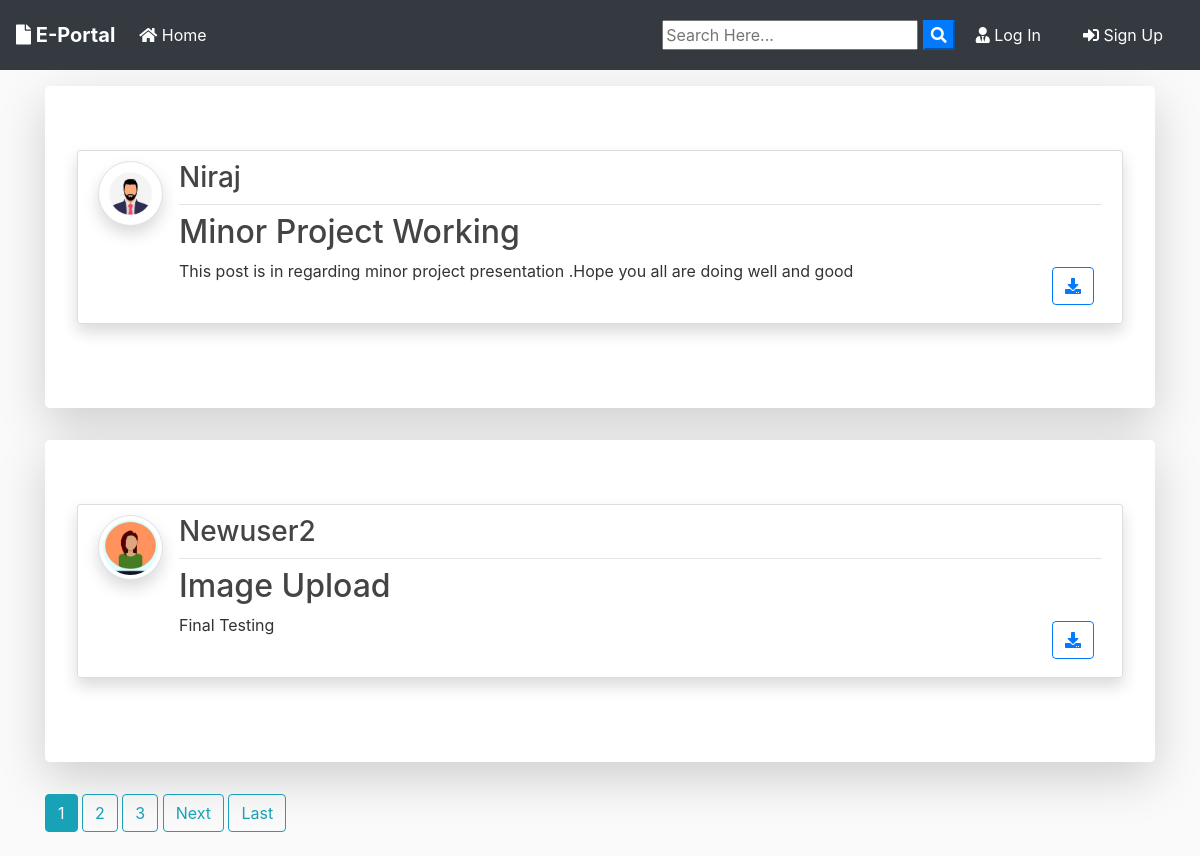
The page / on the database its author committed.
### blog/models.py (models this page shows, shortened)
class Post(models.Model):
	title = models.CharField(max_length=100)
	file = models.FileField(null=True,blank=True,upload_to='Files')
	content = models.TextField()
	date_posted = models.DateTimeField(default=timezone.now)
	author = models.ForeignKey(User, on_delete=models.CASCADE)

### users/models.py (models this page shows, shortened)
class Profile(models.Model):
    user = models.OneToOneField(User, on_delete=models.CASCADE)
    image = models.ImageField(default='default.jpg', upload_to='profile_pics')

### blog/views.py (the view)
# urls.py: path('', PostListView.as_view(), name='blog-home'),
class PostListView(ListView):
    model = Post
    template_name = 'blog/home.html'  # <app>/<model>_<viewtype>.html
    context_object_name = 'posts'
    ordering = ['-date_posted']
    paginate_by = 2

### blog/templates/blog/home.html (shortened to what this page needs)
{% extends "blog/base.html" %}
{% block content %}
    {% for post in posts %}
      <div class="jumbotron mt-3 bg-white shadow-lg">
      <article class="media content-section shadow">
        <a href="{{ post.author.profile.image.url }} " target="_blank"> <img src="{{ post.author.profile.image.url }}  " alt="" class="article-img rounded-circle img-thumbnail img-fluid shadow">
        </a>
        <div class="media-body">
          <div class="article-metadata d-flex justify-content-between">
            <a class="mr-2 " href="{% url 'user-posts' post.author.username  %}"><h3>{{ post.author }}</h3></a>
          </div>
          <h2><a class="article-title text-justify " href="{% url 'post-detail' post.id %}">{{ post.title }}</a></h2>
          <div class="d-flex justify-content-between">
            <p class="article-content text-justify text-truncate overflow-hidden">{{ post.content }}</p>
            {% if post.file %}
          <div class="form-group mt-0 pt-0  m-2">
            <a class="btn btn-outline-primary  btn-d "  href="{{ post.file.url }}"  download type="submit"><i class="fas fa-download"></i></a>
          </div>
          {% endif %}
          </div>
        </div>
      </article>
      </div>
    {% endfor %}
    {% if is_paginated %}
      {% for num in page_obj.paginator.page_range %}
        {% if page_obj.number == num %}
          <a class="btn btn-info mb-4" href="?page={{ num }}">{{ num }}</a>
        {% elif num > page_obj.number|add:'-3' and num < page_obj.number|add:'3' %}
          <a class="btn btn-outline-info mb-4" href="?page={{ num }}">{{ num }}</a>
        {% endif %}
      {% endfor %}
      {% if page_obj.has_next %}
        <a class="btn btn-outline-info mb-4" href="?page={{ page_obj.next_page_number }}">Next</a>
        <a class="btn btn-outline-info mb-4" href="?page={{ page_obj.paginator.num_pages }}">Last</a>
      {% endif %}
    {% endif %}
{% endblock content %}

### blog/static/blog/main.css (style rules this page uses)
body { background: #fafafa; color: #333333; margin-top: 0; }
h1, h2, h3, h4, h5, h6 { color: #444444; }
.content-section { background: #ffffff; padding: 10px 20px; border: 1px solid #dddddd; border-radius: 3px; margin-bottom: 20px; }
.article-title { color: #444444; }
.article-content { white-space: pre-line; }
.article-img { height: 65px; width: 65px; margin-right: 16px; }
.article-metadata { padding-bottom: 1px; margin-bottom: 4px; border-bottom: 1px solid #e3e3e3 }

### rows shown on the page
Post: author.profile.image (picture), author "Niraj", title "Minor Project Working", content "This post is in regarding minor project presentation .Hope you all are doing well and good"
Post: author.profile.image (picture), author "Newuser2", title "Image Upload", content "Final Testing"

### other values the page prints
{{ num }} "1"
{{ num }} "2" "3"
